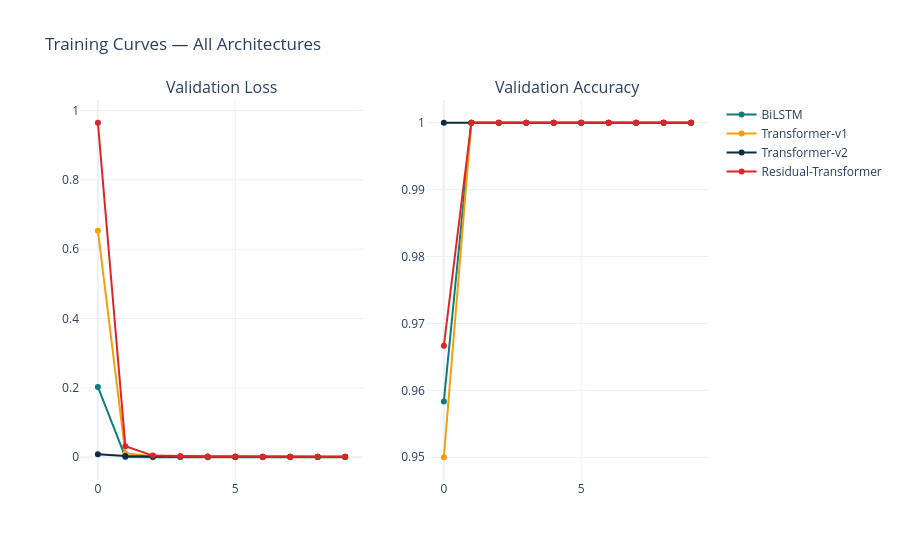

Notebook code for this chart:
### Markdown cell above
## § 7 · Comparative Analysis & Visualisations

### Code cell
import plotly.graph_objects as go
from plotly.subplots import make_subplots
import pandas as pd

all_results = [result_bilstm, result_vanilla, result_v2, result_residual]
COLOURS = ['#0E7C7B', '#F59E0B', '#0D2B45', '#DC2626']

# ── Loss & accuracy curves ─────────────────────────────────────────────
fig = make_subplots(rows=1, cols=2, subplot_titles=['Validation Loss', 'Validation Accuracy'])
for r, c in zip(all_results, COLOURS):
    fig.add_trace(go.Scatter(y=r.val_losses, name=r.model_name, line=dict(color=c)), row=1, col=1)
    fig.add_trace(go.Scatter(y=r.val_accs,   name=r.model_name, line=dict(color=c),
                             showlegend=False), row=1, col=2)
fig.update_layout(title='Training Curves — All Architectures', template='plotly_white')
fig.show()

### Figure 1 — Plotly figure (JSON) as saved in the notebook; plotly's stock layout.template omitted (floating-point values rounded to 4 significant figures)
{"data": [{"line": {"color": "#0E7C7B"}, "name": "BiLSTM", "type": "scatter", "xaxis": "x", "y": [0.2029, 0.0008287, 0.0002643, 0.0001928, 0.0001633, 0.0001459, 0.0001352, 0.0001294, 0.0001267, 0.000126], "yaxis": "y"}, {"line": {"color": "#0E7C7B"}, "name": "BiLSTM", "showlegend": false, "type": "scatter", "xaxis": "x2", "y": [0.9583, 1.0, 1.0, 1.0, 1.0, 1.0, 1.0, 1.0, 1.0, 1.0], "yaxis": "y2"}, {"line": {"color": "#F59E0B"}, "name": "Transformer-v1", "type": "scatter", "xaxis": "x", "y": [0.6535, 0.01113, 0.003441, 0.002311, 0.001857, 0.001599, 0.001469, 0.0014, 0.001368, 0.00136], "yaxis": "y"}, {"line": {"color": "#F59E0B"}, "name": "Transformer-v1", "showlegend": false, "type": "scatter", "xaxis": "x2", "y": [0.95, 1.0, 1.0, 1.0, 1.0, 1.0, 1.0, 1.0, 1.0, 1.0], "yaxis": "y2"}, {"line": {"color": "#0D2B45"}, "name": "Transformer-v2", "type": "scatter", "xaxis": "x", "y": [0.009068, 0.003519, 0.002518, 0.002057, 0.001775, 0.001595, 0.001484, 0.001421, 0.001392, 0.001385], "yaxis": "y"}, {"line": {"color": "#0D2B45"}, "name": "Transformer-v2", "showlegend": false, "type": "scatter", "xaxis": "x2", "y": [1.0, 1.0, 1.0, 1.0, 1.0, 1.0, 1.0, 1.0, 1.0, 1.0], "yaxis": "y2"}, {"line": {"color": "#DC2626"}, "name": "Residual-Transformer", "type": "scatter", "xaxis": "x", "y": [0.9646, 0.03195, 0.004929, 0.003026, 0.00244, 0.002085, 0.001914, 0.00181, 0.001767, 0.001755], "yaxis": "y"}, {"line": {"color": "#DC2626"}, "name": "Residual-Transformer", "showlegend": false, "type": "scatter", "xaxis": "x2", "y": [0.9667, 1.0, 1.0, 1.0, 1.0, 1.0, 1.0, 1.0, 1.0, 1.0], "yaxis": "y2"}], "layout": {"annotations": [{"font": {"size": 16}, "showarrow": false, "text": "Validation Loss", "x": 0.225, "xanchor": "center", "xref": "paper", "y": 1.0, "yanchor": "bottom", "yref": "paper"}, {"font": {"size": 16}, "showarrow": false, "text": "Validation Accuracy", "x": 0.775, "xanchor": "center", "xref": "paper", "y": 1.0, "yanchor": "bottom", "yref": "paper"}], "title": {"text": "Training Curves — All Architectures"}, "xaxis": {"anchor": "y", "domain": [0.0, 0.45]}, "xaxis2": {"anchor": "y2", "domain": [0.55, 1.0]}, "yaxis": {"anchor": "x", "domain": [0.0, 1.0]}, "yaxis2": {"anchor": "x2", "domain": [0.0, 1.0]}}}
